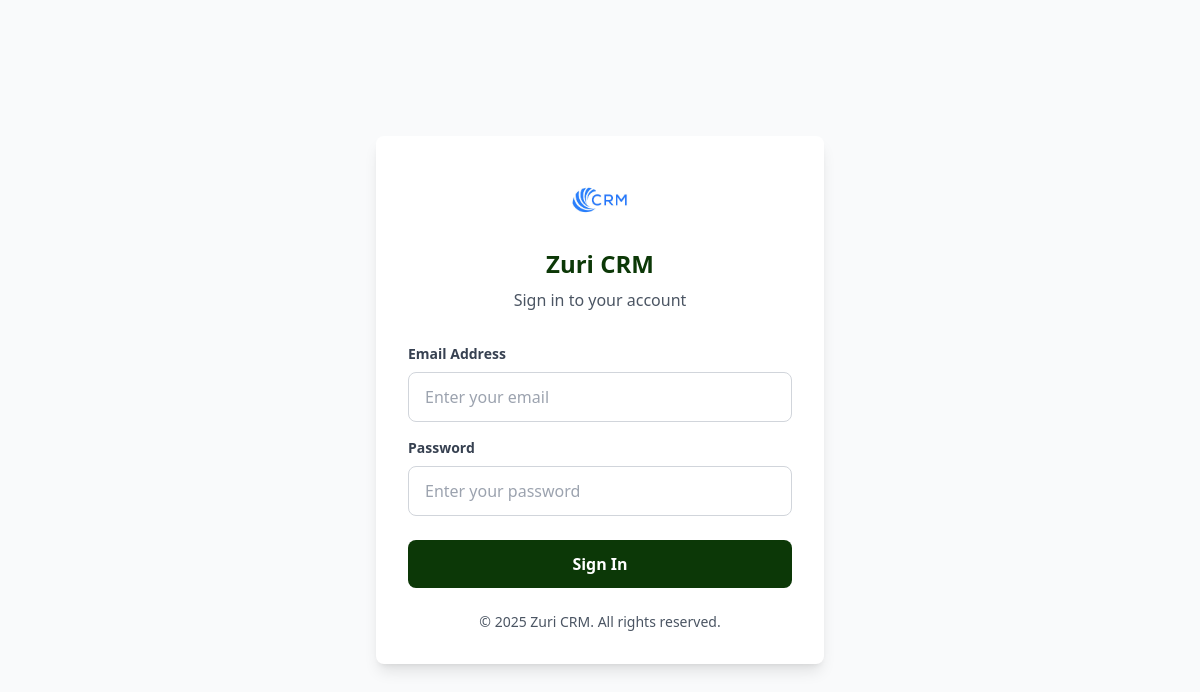
The page /login.php on the database its author committed.
### tables this page shows
CREATE TABLE `settings` (
  `id` int NOT NULL,
  `site_name` varchar(255) DEFAULT 'Zuri CRM',
  `primary_color` varchar(7) DEFAULT '#0C3807',
  `secondary_color` varchar(7) DEFAULT '#FF6B35',
  `contact_email` varchar(255) DEFAULT NULL,
  `contact_phone` varchar(20) DEFAULT NULL,
  `contact_address` text,
  `office_latitude` decimal(10,8) DEFAULT NULL,
  `office_longitude` decimal(11,8) DEFAULT NULL,
  `office_radius` int DEFAULT '100',
  `logo_path` varchar(255) DEFAULT '/logo.png',
  `updated_at` timestamp NOT NULL DEFAULT CURRENT_TIMESTAMP ON UPDATE CURRENT_TIMESTAMP
);

### config.php (called while the page is built, shortened)
<?php
try {
    $pdo = new PDO(
        "mysql:host=" . DB_HOST . ";dbname=" . DB_NAME . ";charset=utf8mb4",
        DB_USER,
        DB_PASS,
        [
            PDO::ATTR_ERRMODE => PDO::ERRMODE_EXCEPTION,
            PDO::ATTR_DEFAULT_FETCH_MODE => PDO::FETCH_ASSOC,
            PDO::ATTR_EMULATE_PREPARES => false,
        ]
    );
} catch (PDOException $e) {
    error_log("Database connection failed: " . $e->getMessage());
    die("System error. Please contact administrator.");
}
function sanitize($data) {
    return htmlspecialchars(trim($data), ENT_QUOTES, 'UTF-8');
}
function getSettings() {
    global $pdo;
    static $settings = null;
    if ($settings === null) {
        $stmt = $pdo->query("SELECT * FROM settings WHERE id = 1");
        $settings = $stmt->fetch();
    }
    return $settings;
}

### login.php (the view, shortened to what this page needs)
<?php
require_once 'config.php';
$settings = getSettings();
?>
<!DOCTYPE html>
<html lang="en">
<head>
    <script src="https://cdn.tailwindcss.com"></script>
</head>
<body class="bg-gray-50 min-h-screen flex items-center justify-center px-4">
    <div class="max-w-md w-full">
        <div class="bg-white rounded-lg shadow-lg p-8">
            <div class="text-center mb-8">
                <img src="<?php echo $settings['logo_path']; ?>" alt="Logo" class="h-16 mx-auto mb-4">
                <h1 class="text-2xl font-bold" style="color: var(--primary-color);">
                    <?php echo sanitize($settings['site_name']); ?>
                </h1>
                <p class="text-gray-600 mt-2">Sign in to your account</p>
            </div>
            <form method="POST" action="">
                <div class="mb-4">
                    <label class="block text-gray-700 text-sm font-semibold mb-2">Email Address</label>
                    <input type="email" name="email" required
                           class="w-full px-4 py-3 border border-gray-300 rounded-lg focus:outline-none focus:ring-2 focus:ring-opacity-50"
                           style="focus:ring-color: var(--primary-color);"
                           placeholder="Enter your email">
                </div>
                <div class="mb-6">
                    <label class="block text-gray-700 text-sm font-semibold mb-2">Password</label>
                    <input type="password" name="password" required
                           class="w-full px-4 py-3 border border-gray-300 rounded-lg focus:outline-none focus:ring-2 focus:ring-opacity-50"
                           placeholder="Enter your password">
                </div>
                <button type="submit"
                        class="w-full text-white font-semibold py-3 rounded-lg transition duration-200 hover:opacity-90"
                        style="background-color: var(--primary-color);">
                    Sign In
                </button>
            </form>
            <div class="mt-6 text-center text-sm text-gray-600">
                <p>&copy; <?php echo date('Y'); ?> <?php echo sanitize($settings['site_name']); ?>. All rights reserved.</p>
            </div>
        </div>
    </div>
</body>
</html>

### rows shown on the page
settings: logo_path (picture), site_name "Zuri CRM"
